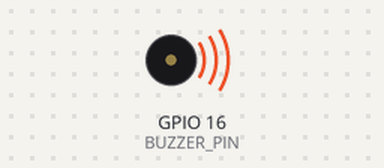
Simulated run of this program. Board: Raspberry Pi (BCM pin numbers). On the bench: buzzer (waves = sounding). At 17.0 s the program stops and its outputs stay as they are.

Above: at 0.1 s.
At 17.1 s:
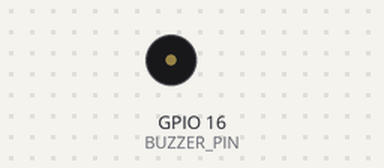
Timing chart, 0 to 18.5 s (numbered marks = the images above):
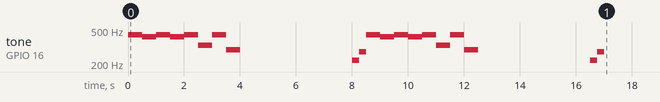

Measured:
- by itself, tone on GPIO 16 (BUZZER_PIN): plays 440 Hz for 0.50 s, 415 Hz for 0.50 s, 440 Hz for 0.50 s, 415 Hz for 0.50 s, 440 Hz for 0.50 s, 330 Hz for 0.50 s … (20 notes in this stretch)

The program:

piezo_buzzer_task_river.py
```python
import RPi.GPIO as GPIO
import time

BUZZER_PIN = 16
GPIO.setmode(GPIO.BCM)
GPIO.setup(BUZZER_PIN, GPIO.OUT)

pwm = GPIO.PWM(BUZZER_PIN, 262)
pwm.start(10) #duty cycle (0~100)

#주파수 : 도(262Hz) 레(294Hz) 미(330Hz) 파(349Hz) 솔(392Hz) 라(440Hz) 시(494Hz) 도(523Hz)
melody = [262, 294, 330, 349, 392, 440, 494, 523]
piano1 = [440, 415, 440, 415, 440, 330, 440, 294]

try:
  for i in piano1:
    pwm.ChangeFrequency(i)
    time.sleep(0.5)
  pwm.start(0)
  time.sleep(4)
  pwm.start(10)
  pwm.ChangeFrequency(220)
  time.sleep(0.25)
  pwm.ChangeFrequency(277)
  time.sleep(0.25)
  for i in piano1:
    pwm.ChangeFrequency(i)
    time.sleep(0.5)
  pwm.start(0)
  time.sleep(4)
  pwm.start(10)
  pwm.ChangeFrequency(220)
  time.sleep(0.25)
  pwm.ChangeFrequency(277)
  time.sleep(0.25)
finally:
    pwm.stop()
    GPIO.cleanup() 
```
